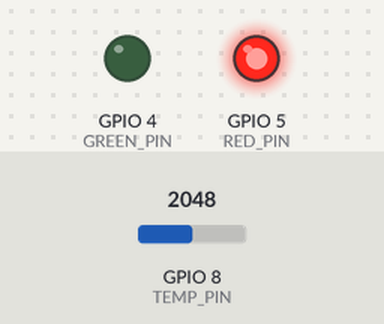
Recording of a sketch running on a simulated ESP32. Parts: output pins drawn as LEDs (lit = HIGH). The test bench sets the inputs (shaded band); at power-on: GPIO 8 (TEMP_PIN) = 2048. WiFi joins after 1.5 s; servers stay silent unless stated; random numbers use the default seed unless the sketch sets one; no MQTT or app messages arrive unless stated; what the sketch prints to the serial monitor is not drawn.

Above: at 0.1 s.
At 1.7 s:
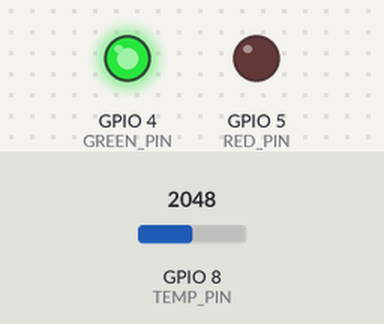
Timing chart, 0 to 3.2 s (numbered marks = the images above):
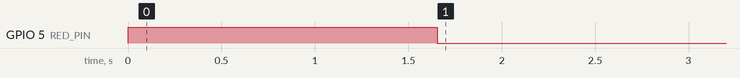

The sketch:

temperature-monitoring-subsystem.ino
```cpp
#include "EspController.h"

EspController* esp;

void setup() {
  Serial.begin(115200);
  esp = new EspController();
  esp->start();
}

void loop() {
  esp->loop();
}
```

CommunicationAgent.cpp
```cpp
#include <WiFi.h>
#include <PubSubClient.h>
#include "CommunicationAgent.h"

#define MSG_BUFFER_SIZE 50
#define CONNECTION_TIMEOUT 10000
#define PAUSE_FREQUENCY -1

WiFiClient espClient;
PubSubClient client(espClient);

/* Network variables */
const char* __ssid;
const char* __password;
const char* __mqtt_server;
const char* __topic;
int __port;

/* Messages variables */
unsigned long lastMsgTime = 0;
char msg[MSG_BUFFER_SIZE];

/* Input variables */
float temperatureToSend = -1;

/* Return variables */
float frequency = PAUSE_FREQUENCY; // Hz, how many times per second the data is sent

bool setup_wifi() {
    WiFi.disconnect(true);
    delay(100);

    WiFi.mode(WIFI_STA);
    WiFi.begin(__ssid, __password);

    Serial.print("Connecting to WiFi");

    unsigned long startAttemptTime = millis();

    while (WiFi.status() != WL_CONNECTED) {
        if (millis() - startAttemptTime >= CONNECTION_TIMEOUT) {
            Serial.println("\nWiFi connection timeout");
            WiFi.disconnect(true);
            delay(500);
            return false;
        }
        delay(500);
        Serial.print(".");
    }

    Serial.println("\nConnected");

    return true;
}

bool connectMQTT() {

    Serial.println("Attempting MQTT connection...");

    String clientId = String("esp32-")+String(random(0xffff), HEX);

    if (client.connect(clientId.c_str())) {
        Serial.println("Connected");
        client.subscribe(__topic);
        return true;
    }
    Serial.println("Connection failed");
    return false;
}

float messageTryCast(char* message) {
    if (message[0] == 'F' && strlen(message) > 1) {
        float number = atof(&message[1]);
        if (number == PAUSE_FREQUENCY) {
            return PAUSE_FREQUENCY;
        }
        else if (number > 0) {
            return number;
        }
    }
    return 0;
}

void messageCallback(char* topic, byte* payload, unsigned int length) {
    char message[length + 1];
    for (unsigned int i = 0; i < length; i++) {
        message[i] = (char)payload[i];
    }
    message[length] = '\0';

    float number = messageTryCast(message);
    if (number > 0) {
        Serial.print("Update frequency (Hz): ");
        Serial.println(number);
        frequency = number;
    }
    else if (number == PAUSE_FREQUENCY) {
        Serial.println("Transmission paused");
        frequency = number;
    }
}

bool CommunicationAgent::setupConnection() {

    if (!setup_wifi()) {
        return false;
    }
    client.setServer(__mqtt_server, 1883);
    client.setCallback(messageCallback);
    if (!connectMQTT()) {
        return false;
    }
    return true;
}

CommunicationAgent::CommunicationAgent(const char* ssid, const char* password, const char* mqtt_server, const char* topic, int port) {

    __ssid = ssid;
    __password = password;
    __mqtt_server = mqtt_server;
    __topic = topic;
    __port = port;

    randomSeed(micros());
}

bool sendMessage() {
    if (!client.connected()) {
        return false;
    }

    unsigned long now = millis();

    // Start transmitting only if a frequency has been assigned
    if (frequency != PAUSE_FREQUENCY && (now - lastMsgTime > (1000 / frequency))) {
        lastMsgTime = now;
        snprintf(msg, MSG_BUFFER_SIZE, "T%.2f", temperatureToSend);
        client.publish(__topic, msg);
        client.subscribe(__topic);
    }
    return true;
}

bool CommunicationAgent::loop() {
    return client.loop() && sendMessage();
}

bool CommunicationAgent::handleConnectionError() {
    unsigned long start;
    if (WiFi.status() != WL_CONNECTED) {
        start = millis();
        Serial.println("WiFi error: attempting reconnection");
        if(!setup_wifi()) {
            return false;
        }
    }
    client.setServer(__mqtt_server, __port);
    client.setCallback(messageCallback);

    if (!client.connected()) {
        start = millis();
        Serial.println("MQTT connection lost: attempting reconnection");
        if(!connectMQTT()) {
            return false;
        }
    }

    return true;

}

void CommunicationAgent::sendTemperature(float temperature) {
    temperatureToSend = temperature;
}
```

CommunicationAgent.h
```cpp
#ifndef COMMUNICATION_AGENT_H
#define COMMUNICATION_AGENT_H

class CommunicationAgent {
public:
    CommunicationAgent(const char* ssid, const char* password, const char* mqtt_server, const char* topic, int port);

    bool setupConnection();

    bool loop();

    bool handleConnectionError();

    void sendTemperature(float temperature);

    virtual ~CommunicationAgent() {}
};

#endif
```

ConnectionState.cpp
```cpp
#include "ConnectionState.h"

ConnectionState::ConnectionState(Led* green, Led* red) {
    this->green = green;
    this->red = red;
    this->trigger(UNKNOWN);
}

bool ConnectionState::isConnected() {
    return this->state == CONNECTION_OK;
}

void ConnectionState::trigger(State state) {
    if (this->state != state || state == UNKNOWN) {
        this->state = state;
        switch (this->state)
        {
            case CONNECTION_OK:
                green->on();
                red->off();
                break;

            default:
                green->off();
                red->on();
                break;
        }
      }
}
```

EspController.cpp
```cpp
#include "EspController.h"

Thermo* thermo;

CommunicationAgent* agent;
ConnectionState* stateMachine;

// void getFreeMemory() {
//   Serial.print("Free memory (bytes): ");
//   Serial.println(esp_get_free_heap_size());
// }

EspController::EspController() {
    agent = new CommunicationAgent(SSID, PASSWORD, MQTT_SERVER, TOPIC, PORT);

    thermo = new Thermo(TEMP_PIN);

    stateMachine = new ConnectionState(new Led(GREEN_PIN), new Led(RED_PIN));
}

void EspController::start() {

  if (agent->setupConnection()) {
    stateMachine->trigger(ConnectionState::CONNECTION_OK);
  }
  else {
    stateMachine->trigger(ConnectionState::CONNECTION_ERROR);
  }
}

void EspController::loop() {

  if(stateMachine->isConnected()) {
    if(!agent->loop()) {
      stateMachine->trigger(ConnectionState::CONNECTION_ERROR);
    }

    agent->sendTemperature(thermo->readTemperature());

  }
  else if(agent->handleConnectionError()) {
    stateMachine->trigger(ConnectionState::CONNECTION_OK);
  }

}
```

EspController.h
```cpp
#ifndef ESP_CONTROLLER_H
#define ESP_CONTROLLER_H

#include "ConnectionState.h"
#include "CommunicationAgent.h"
#include <esp32-hal.h>
#include "Configuration.h"
#include "Led.h"
#include "Thermo.h"

class EspController {
public:
    EspController();
    void start();
    void loop();
};

#endif
```

Led.cpp
```cpp
#include "Led.h"
#include <esp32-hal.h>

Led::Led(int pin) {
    this->pin = pin;
    pinMode(pin, OUTPUT);
    this->state = false;
}

void Led::on() {
    if (!this->state) {
        digitalWrite(pin, HIGH);
        this->state = true;
    }
}

void Led::off() {
    if (this->state) {
        digitalWrite(pin, LOW);
        this->state = false;
    }
}
```

Led.h
```cpp
#ifndef LED_H
#define LED_H

class Led {
public:
    Led(int pin);
    void on();
    void off();

private:
    int pin;
    bool state;
};

#endif
```

Thermo.cpp
```cpp
#include "Thermo.h"
#include <esp32-hal.h>

Thermo::Thermo(int pin) {
    this->pin = pin;
    pinMode(pin, INPUT);
}

float Thermo::readTemperature() {
    int sensorValue = analogRead(this->pin);
    return (sensorValue * (3.3 / 4095.0)) * 100.0;
}
```

Thermo.h
```cpp
#ifndef THERMO_H
#define THERMO_H

class Thermo {
public:
    Thermo(int pin);
    float readTemperature();

private:
    int pin;
};

#endif
```

connectionState.h
```cpp
#ifndef CONNECTION_STATE_H
#define CONNECTION_STATE_H

#include "Led.h"

class ConnectionState {
    public:
        enum State {
            CONNECTION_OK,
            CONNECTION_ERROR,
            UNKNOWN
        };

        ConnectionState(Led* green, Led* red);
        void trigger(State state);
        bool isConnected();
    private:
        State state;
        Led* green;
        Led* red;
    };

#endif
    
```

Configuration.h
```cpp
/* Network variables */
#define SSID "esp32wifi"
#define PASSWORD "esp3232esp"
#define MQTT_SERVER "broker.hivemq.com"
#define TOPIC "iot_project_3"
#define PORT 1883

/* Configuration variables */
#define GREEN_PIN 4
#define RED_PIN 5
#define TEMP_PIN 8
```
